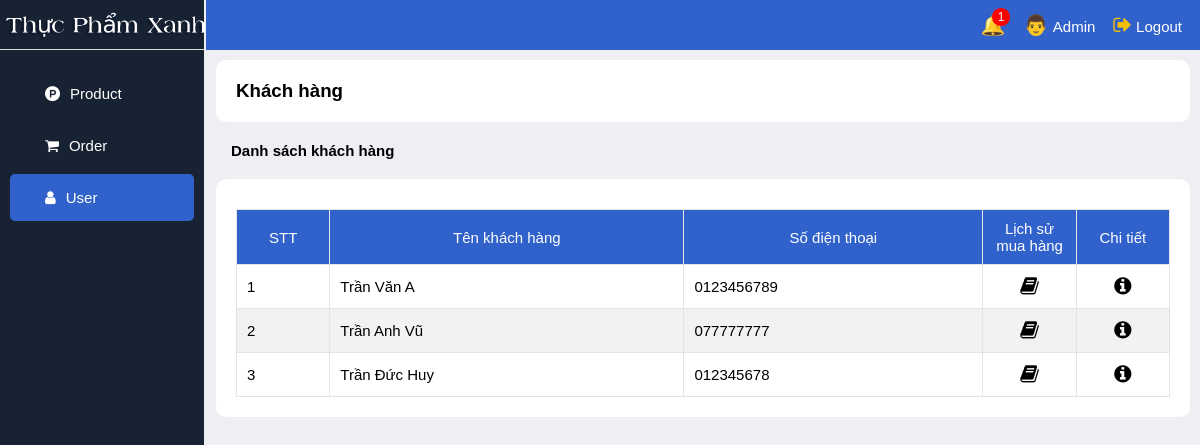
The page /admin_customer/ on the database its author committed.
### app_web/models.py (models this page shows)
class Customer(models.Model):
    user = models.OneToOneField(settings.AUTH_USER_MODEL, on_delete=models.CASCADE)
    name = models.CharField(max_length=255)
    phone = models.CharField(max_length=255, default='null')
    address = models.CharField(max_length=255, default='null')

### app_web/views.py (the view)
# urls.py: path('admin_customer/', views.admin_customer, name='admin_customer'),
def admin_customer(request):
    customers = Customer.objects.all()
    count = Order.objects.filter(status='pending').count()
    context = {
        'customers': customers,
        'count': count
    }
    return render(request, 'admin_customer.html', context)

### app_web/templates/admin_customer.html (shortened to what this page needs)
{% extends 'admin_base.html' %}
{% load static %}
{% block link_css %}
    <link rel="stylesheet" href="{% static 'css/admin_customer.css' %}">
{% endblock %}
{% block content %}
<div class="title"><h3>Khách hàng</h3></div>
        <div class="container-option">
            <a href="">Danh sách khách hàng</a>
        </div>
        <div class="content">
            <table>
                <thead>
                    <tr>
                        <th>STT</th>
                        <th>Tên khách hàng</th>
                        <th>Số điện thoại</th>
                        <th>Lịch sử mua hàng</th>
                        <th>Chi tiết</th>
                    </tr>
                </thead>
                <tbody>
                    {% for customer in customers %}
                    <tr>
                        <td>{{ forloop.counter }}</td>
                        <td>{{ customer.name }}</td>
                        <td>{{ customer.phone }}</td>
                        <td><a href="/get_order_customer/{{customer.id}}"><i class="fa fa-book"></i></a></td>
                        <td><div onclick="getInforCustomer({{customer.id}})"><i class="fa fa-info-circle"></i></div></td>
                    </tr>
                    {% endfor %}
                </tbody>
            </table>
        </div>
{% endblock %}

### app_web/static/css/admin_base.css (style rules this page uses)
* { margin: 0; padding: 0; box-sizing: border-box; }
body { display: flex; height: calc(100vh); background-color: rgba(213, 219, 226, 0.418); font-family: 'helvetica', Arial, sans-serif; }

### app_web/static/css/admin_customer.css (style rules this page uses)
.content-section .title { margin: 10px 10px 10px 10px; padding: 20px; background-color: white; border-radius: 10px; }
.content-section .content { margin: 10px 10px 10px 10px; padding: 20px; background-color: white; border-radius: 10px; }
.container-option { display: flex; justify-content: start; margin-left: 10px; }
.container-option a { padding: 5px; margin: 5px 10px 5px 10px; text-decoration: none; color: black; font-size: 15px; font-weight: 700; position: relative; }
table, th, td { border: 1px solid rgb(230, 227, 227); border-collapse:collapse; padding: 10px; }
table { margin-top: 10px; width: 100%; }
th { background-color: rgb(49, 98, 203); color: white; font-size: 15px; font-weight: 500; }
td { font-size: 15px; font-weight: 100; }
td:first-child { width: 10%; }
td:last-child, td:nth-last-child(2) { text-align: center; font-size: 20px; width: 10%; }
td a { text-decoration: none; color: black; }
tr:nth-child(even) { background-color: #f2f2f2; }

### rows shown on the page
Customer: name "Trần Văn A", phone "0123456789"
Customer: name "Trần Anh Vũ", phone "077777777"
Customer: name "Trần Đức Huy", phone "012345678"

### other values the page prints
{{ count }} "1"
